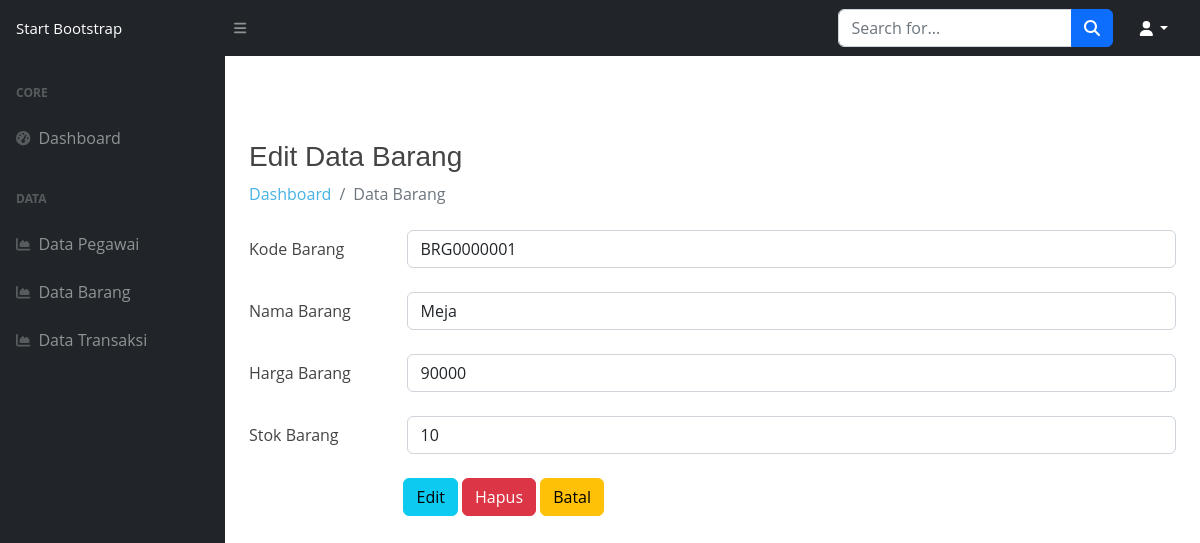
/admin/index.php?page=barang&aksi=edit&id=BRG0000001 (signed in), run on the app's committed database.
### tables this page shows
CREATE TABLE `tb_barang` (
  `id_barang` varchar(10) NOT NULL,
  `nama_barang` varchar(30) NOT NULL,
  `harga_barang` varchar(30) NOT NULL,
  `stok_barang` varchar(30) NOT NULL
);

### pages/barang/edit.php (the view, shortened to what this page needs)
<?php
$ID=$_GET['id'];
$EDIT ="SELECT * FROM tb_barang WHERE tb_barang.id_barang='$ID'" or die ("Gagal melakukan query!!!!".mysql_error());
$HASILEDIT=mysqli_query($koneksi,$EDIT);
while ($ROW = mysqli_fetch_array($HASILEDIT)) {
    $KODE_BARANG = $ROW['id_barang'];
    $NAMA_BARANG=$ROW['nama_barang'];
    $HARGA_BARANG=$ROW['harga_barang'];
    $STOK_BARANG=$ROW['stok_barang'];
}
?>
<h3 class="mt-4">Edit Data Barang</h3>
    <ol class="breadcrumb mb-4">
        <li class="breadcrumb-item"><a href="index.php">Dashboard</a></li>
        <li class="breadcrumb-item active">Data Barang</li>
    </ol>
<div class="row">
    <div class="col-lg-12">
        <div class="card-box">
	        <form class="form-horizontal col-sm-12" method="post" role="form" enctype="multipart/form-data">
                <div class="form-group row">
                    <label class="col-form-label col-md-2">Kode Barang</label>
                    <div class="col-md-10">
                        <input type="text" class="form-control" id="id_barang" name="id_barang" value="<?php echo $KODE_BARANG; ?>" required readonly>
                    </div>
                </div>
                <br>
                <div class="form-group row">
                    <label class="col-form-label col-md-2">Nama Barang</label>
                    <div class="col-md-10">
                        <input type="text" class="form-control" id="nama_barang" name="nama_barang" value="<?php echo $NAMA_BARANG; ?>" required>
                    </div>
                </div>
                <br>
                <div class="form-group row">
                    <label class="col-form-label col-md-2">Harga Barang</label>
                    <div class="col-md-10">
                        <input type="text" class="form-control" id="harga_barang" name="harga_barang" value="<?php echo $HARGA_BARANG; ?>" required>
                    </div>
                </div>
                <br>
                <div class="form-group row">
                    <label class="col-form-label col-md-2">Stok Barang</label>
                    <div class="col-md-10">
                        <input type="text" class="form-control" id="stok_barang" name="stok_barang" value="<?php echo $STOK_BARANG; ?>" required>
                    </div>
                </div>
                <br>
                <div class="form-group">
                  <div class="col-md-4 offset-md-2">
                    <input type="submit" name="edit" class="btn btn-info" value="Edit">
                    <button type="reset" class="btn btn-danger" >Hapus</button>
                	<a href="index.php?page=biaya" class="btn btn-warning">Batal</a>
                  </div>
                </div>
            </form>
        </div>
    </div>
</div>

### Template1/assets/css/style.css (style rules this page uses)
body { font-family: "Open Sans", sans-serif; color: #444444; }
a { color: #47b2e4; text-decoration: none; }
h1, h2, h3, h4, h5, h6 { font-family: "Jost", sans-serif; }

### data on the page
tb_barang: id_barang "BRG0000001", nama_barang "Meja", harga_barang "90000", stok_barang "10"
